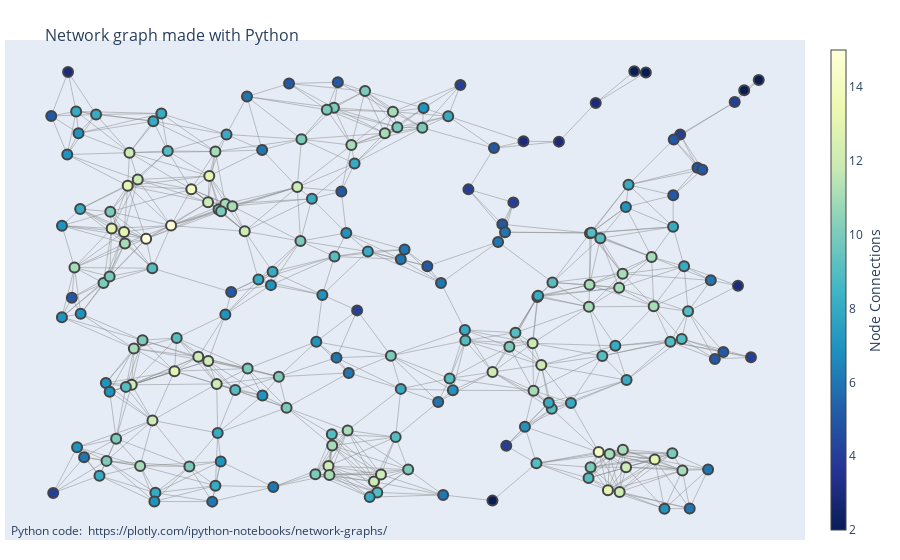

The cell this chart's notebook holds for it:
### Code cell
fig = go.Figure(data=[edge_trace, node_trace],
             layout=go.Layout(
                title='<br>Network graph made with Python',
                titlefont_size=16,
                showlegend=False,
                hovermode='closest',
                margin=dict(b=20,l=5,r=5,t=40),
                annotations=[ dict(
                    text="Python code: <a href='https://plotly.com/ipython-notebooks/network-graphs/'> https://plotly.com/ipython-notebooks/network-graphs/</a>",
                    showarrow=False,
                    xref="paper", yref="paper",
                    x=0.005, y=-0.002 ) ],
                xaxis=dict(showgrid=False, zeroline=False, showticklabels=False),
                yaxis=dict(showgrid=False, zeroline=False, showticklabels=False))
                )
fig.show()

### Figure 1 — Plotly figure (JSON) as saved in the notebook; plotly's stock layout.template omitted (floating-point values rounded to 4 significant figures; data arrays with more than 128 entries replaced by an {"elided": "..."} marker saying what was removed)
{"data": [{"hoverinfo": "none", "line": {"color": "#888", "width": 0.5}, "mode": "lines", "type": "scatter", "x": {"elided": "2529 float values"}, "y": {"elided": "2529 float values"}}, {"hoverinfo": "text", "marker": {"color": {"elided": "200 int values"}, "colorbar": {"thickness": 15, "title": {"side": "right", "text": "Node Connections"}, "xanchor": "left"}, "colorscale": [[0, "rgb(255,255,217)"], [0.125, "rgb(237,248,177)"], [0.25, "rgb(199,233,180)"], [0.375, "rgb(127,205,187)"], [0.5, "rgb(65,182,196)"], [0.625, "rgb(29,145,192)"], [0.75, "rgb(34,94,168)"], [0.875, "rgb(37,52,148)"], [1, "rgb(8,29,88)"]], "line": {"width": 2}, "reversescale": true, "showscale": true, "size": 10}, "mode": "markers", "text": {"elided": "200 str values"}, "type": "scatter", "x": {"elided": "200 float values"}, "y": {"elided": "200 float values"}}], "layout": {"annotations": [{"showarrow": false, "text": "Python code: <a href='https://plotly.com/ipython-notebooks/network-graphs/'> https://plotly.com/ipython-notebooks/network-graphs/</a>", "x": 0.005, "xref": "paper", "y": -0.002, "yref": "paper"}], "hovermode": "closest", "margin": {"b": 20, "l": 5, "r": 5, "t": 40}, "showlegend": false, "title": {"font": {"size": 16}, "text": "<br>Network graph made with Python"}, "xaxis": {"showgrid": false, "showticklabels": false, "zeroline": false}, "yaxis": {"showgrid": false, "showticklabels": false, "zeroline": false}}}
